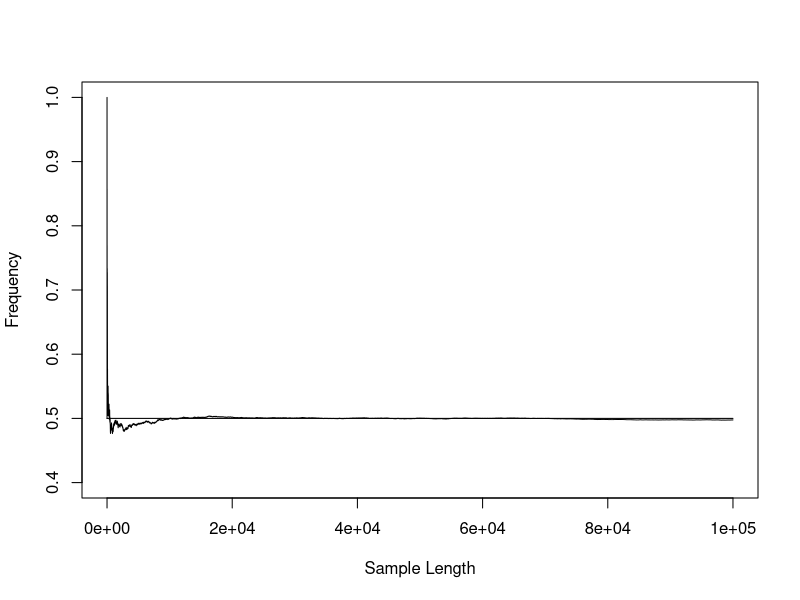
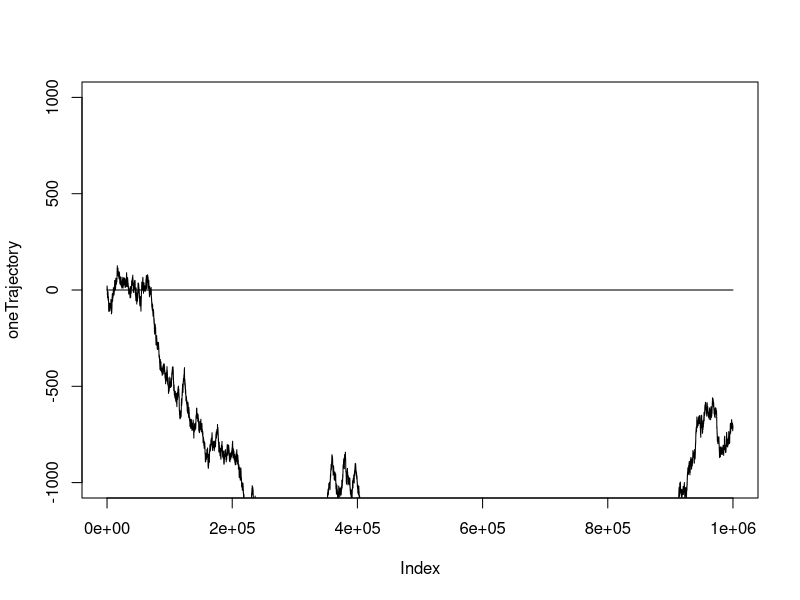

Write R code to recreate these figures, in order. (Note: this script raises an error after producing the figures.)
library(dplyr)
library(ggplot2)

theme_set(
  theme_bw()
)

#instructor
nFlips<-100000

set.seed(12345)
Flips<-sample(0:1,nFlips,repl=T)
# or rbinom(nFlips,1,.5) or (runif(nFlips)<.5)
Trajectory<-cumsum(Flips) 
freq<-Trajectory/(1:nFlips)
plot(1:length(freq),freq, ylim=c(.4,1),type="l",ylab="Frequency",xlab="Sample Length")
lines(c(0,nFlips),c(.5,.5))

nFlips<-1000000
set.seed(12345)
Flips<-(sample(0:1,nFlips,repl=T)-.5)*2

oneTrajectory<-cumsum(Flips)
plot(oneTrajectory, ylim=c(-1000,1000),type="l")
lines(c(0,nFlips),c(0,0))

#my simulation- utilizing dplyr and ggplot2
flip_n <- 6000000

set.seed(1017)
game_simulation <- data.frame(
  flip.simulation = rep(c("one", "two", "three", "four", "five", "six")),
  game.number = rep(1:nrow(game_simulation)),
  outcome = rbinom(n = flip_n, size = 1, prob = .5)
)

game_simulation <- game_simulation %>%
  group_by(flip.simulation) %>%
  mutate(pay.out = case_when(
    outcome == 1 ~ 1,
    outcome == 0 ~ -1),
    trajectory = cumsum(pay.out)) %>%
  ungroup() %>%
  mutate(flip.simulation = factor(flip.simulation, 
                             levels = c("one", "two", "three", 
                                        "four", "five", "six")))

game_simulation %>%
  count(flip.simulation, outcome)

game_simulation %>%
  filter(game.number >= 5999995) %>%
  group_by(flip.simulation) %>%
  summarise(final.trajectory = trajectory,
            proximity.to.zero = ifelse(trajectory > 0, "Over Zero", "Under Zero")) %>%
  arrange(desc(final.trajectory))

game_simulation %>%
  ggplot(aes(game.number, trajectory, colour = flip.simulation)) +
  geom_line() +
  facet_wrap(facets = "flip.simulation") +
  geom_hline(yintercept = 0, colour = "red") +
  theme(legend.position = "none") +
  labs(title = "Six simulations of 1 million coin flips alongside expected pay out (1 head = 1$ & 1 tail = -1$)",
       subtitle = "All runs have differing trajectories and none end up at exactly zero (two below, four over) -- All are within $2,000 of zero though")
